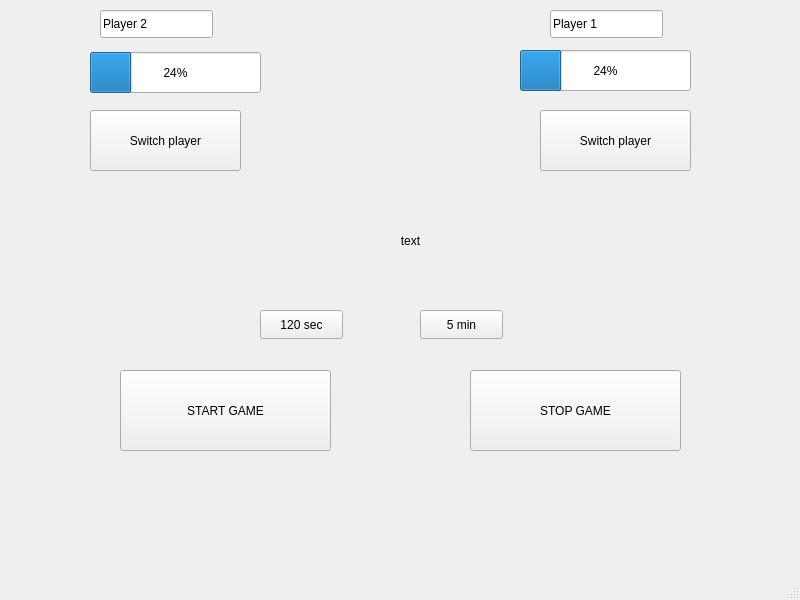
<?xml version="1.0" encoding="UTF-8"?>
<ui version="4.0">
 <class>MainWindow</class>
 <widget class="QMainWindow" name="MainWindow">
  <property name="geometry">
   <rect>
    <x>0</x>
    <y>0</y>
    <width>800</width>
    <height>600</height>
   </rect>
  </property>
  <property name="windowTitle">
   <string>MainWindow</string>
  </property>
  <widget class="QWidget" name="centralwidget">
   <widget class="QPushButton" name="switch1">
    <property name="geometry">
     <rect>
      <x>90</x>
      <y>110</y>
      <width>151</width>
      <height>61</height>
     </rect>
    </property>
    <property name="text">
     <string>Switch player</string>
    </property>
   </widget>
   <widget class="QPushButton" name="switch2">
    <property name="geometry">
     <rect>
      <x>540</x>
      <y>110</y>
      <width>151</width>
      <height>61</height>
     </rect>
    </property>
    <property name="text">
     <string>Switch player</string>
    </property>
   </widget>
   <widget class="QProgressBar" name="progressBar1">
    <property name="geometry">
     <rect>
      <x>90</x>
      <y>52</y>
      <width>171</width>
      <height>41</height>
     </rect>
    </property>
    <property name="value">
     <number>24</number>
    </property>
   </widget>
   <widget class="QProgressBar" name="progressBar2">
    <property name="geometry">
     <rect>
      <x>520</x>
      <y>50</y>
      <width>171</width>
      <height>41</height>
     </rect>
    </property>
    <property name="value">
     <number>24</number>
    </property>
   </widget>
   <widget class="QPushButton" name="startGame">
    <property name="geometry">
     <rect>
      <x>120</x>
      <y>370</y>
      <width>211</width>
      <height>81</height>
     </rect>
    </property>
    <property name="text">
     <string>START GAME</string>
    </property>
   </widget>
   <widget class="QPushButton" name="stopGame">
    <property name="geometry">
     <rect>
      <x>470</x>
      <y>370</y>
      <width>211</width>
      <height>81</height>
     </rect>
    </property>
    <property name="text">
     <string>STOP GAME</string>
    </property>
   </widget>
   <widget class="QPushButton" name="timer2">
    <property name="geometry">
     <rect>
      <x>260</x>
      <y>310</y>
      <width>83</width>
      <height>29</height>
     </rect>
    </property>
    <property name="text">
     <string>120 sec</string>
    </property>
   </widget>
   <widget class="QPushButton" name="timer5">
    <property name="geometry">
     <rect>
      <x>420</x>
      <y>310</y>
      <width>83</width>
      <height>29</height>
     </rect>
    </property>
    <property name="text">
     <string>5 min</string>
    </property>
   </widget>
   <widget class="QLabel" name="label">
    <property name="geometry">
     <rect>
      <x>140</x>
      <y>220</y>
      <width>541</width>
      <height>41</height>
     </rect>
    </property>
    <property name="text">
     <string>text</string>
    </property>
    <property name="alignment">
     <set>Qt::AlignmentFlag::AlignCenter</set>
    </property>
   </widget>
   <widget class="QLineEdit" name="lineEdit">
    <property name="geometry">
     <rect>
      <x>550</x>
      <y>10</y>
      <width>113</width>
      <height>28</height>
     </rect>
    </property>
    <property name="text">
     <string>Player 1</string>
    </property>
   </widget>
   <widget class="QLineEdit" name="lineEdit_2">
    <property name="geometry">
     <rect>
      <x>100</x>
      <y>10</y>
      <width>113</width>
      <height>28</height>
     </rect>
    </property>
    <property name="text">
     <string>Player 2</string>
    </property>
   </widget>
  </widget>
  <widget class="QMenuBar" name="menubar">
   <property name="geometry">
    <rect>
     <x>0</x>
     <y>0</y>
     <width>800</width>
     <height>25</height>
    </rect>
   </property>
  </widget>
  <widget class="QStatusBar" name="statusbar"/>
 </widget>
 <resources/>
 <connections/>
</ui>
